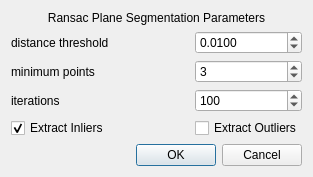
<?xml version="1.0" encoding="UTF-8"?>
<ui version="4.0">
 <class>RansacSegmentationDlg</class>
 <widget class="QDialog" name="RansacSegmentationDlg">
  <property name="geometry">
   <rect>
    <x>0</x>
    <y>0</y>
    <width>313</width>
    <height>161</height>
   </rect>
  </property>
  <property name="sizePolicy">
   <sizepolicy hsizetype="Fixed" vsizetype="Fixed">
    <horstretch>0</horstretch>
    <verstretch>0</verstretch>
   </sizepolicy>
  </property>
  <property name="windowTitle">
   <string>Ransac Segmentation</string>
  </property>
  <property name="toolTipDuration">
   <number>0</number>
  </property>
  <layout class="QVBoxLayout" name="verticalLayout" stretch="0,0,0">
   <item>
    <widget class="QLabel" name="label_10">
     <property name="text">
      <string>Ransac Plane Segmentation Parameters</string>
     </property>
     <property name="alignment">
      <set>Qt::AlignCenter</set>
     </property>
    </widget>
   </item>
   <item>
    <layout class="QGridLayout" name="gridLayout">
     <item row="2" column="2">
      <widget class="QSpinBox" name="iterationsSpinBox">
       <property name="minimum">
        <number>1</number>
       </property>
       <property name="maximum">
        <number>100000000</number>
       </property>
       <property name="value">
        <number>100</number>
       </property>
      </widget>
     </item>
     <item row="0" column="0" colspan="2">
      <widget class="QLabel" name="label_11">
       <property name="text">
        <string>distance threshold</string>
       </property>
      </widget>
     </item>
     <item row="0" column="2">
      <widget class="QDoubleSpinBox" name="distanceThresholdSpinbox">
       <property name="decimals">
        <number>4</number>
       </property>
       <property name="minimum">
        <double>0.001000000000000</double>
       </property>
       <property name="maximum">
        <double>100000000.000000000000000</double>
       </property>
       <property name="singleStep">
        <double>0.010000000000000</double>
       </property>
       <property name="value">
        <double>0.010000000000000</double>
       </property>
      </widget>
     </item>
     <item row="1" column="2">
      <widget class="QSpinBox" name="ransacNSpinBox">
       <property name="minimum">
        <number>1</number>
       </property>
       <property name="maximum">
        <number>999999999</number>
       </property>
       <property name="value">
        <number>3</number>
       </property>
      </widget>
     </item>
     <item row="2" column="0" colspan="2">
      <widget class="QLabel" name="label_9">
       <property name="text">
        <string>iterations</string>
       </property>
      </widget>
     </item>
     <item row="1" column="0" colspan="2">
      <widget class="QLabel" name="label_8">
       <property name="text">
        <string>minimum points</string>
       </property>
      </widget>
     </item>
     <item row="3" column="0" colspan="2">
      <widget class="QCheckBox" name="inliersCheckBox">
       <property name="text">
        <string>Extract Inliers</string>
       </property>
       <property name="checked">
        <bool>true</bool>
       </property>
      </widget>
     </item>
     <item row="3" column="2">
      <widget class="QCheckBox" name="outliersCheckBox">
       <property name="text">
        <string>Extract Outliers</string>
       </property>
      </widget>
     </item>
    </layout>
   </item>
   <item>
    <widget class="QDialogButtonBox" name="buttonBox">
     <property name="orientation">
      <enum>Qt::Horizontal</enum>
     </property>
     <property name="standardButtons">
      <set>QDialogButtonBox::Cancel|QDialogButtonBox::Ok</set>
     </property>
    </widget>
   </item>
  </layout>
 </widget>
 <resources>
  <include location="../MainWindow.qrc"/>
 </resources>
 <connections>
  <connection>
   <sender>buttonBox</sender>
   <signal>accepted()</signal>
   <receiver>RansacSegmentationDlg</receiver>
   <slot>accept()</slot>
   <hints>
    <hint type="sourcelabel">
     <x>132</x>
     <y>159</y>
    </hint>
    <hint type="destinationlabel">
     <x>215</x>
     <y>92</y>
    </hint>
   </hints>
  </connection>
  <connection>
   <sender>buttonBox</sender>
   <signal>rejected()</signal>
   <receiver>RansacSegmentationDlg</receiver>
   <slot>reject()</slot>
   <hints>
    <hint type="sourcelabel">
     <x>132</x>
     <y>159</y>
    </hint>
    <hint type="destinationlabel">
     <x>132</x>
     <y>92</y>
    </hint>
   </hints>
  </connection>
 </connections>
</ui>
